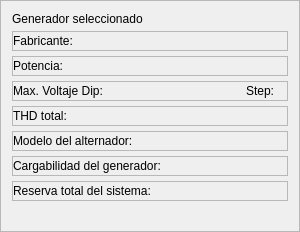
                                    <widget class="QFrame" name="frame_47">
                                     <property name="minimumSize">
                                      <size>
                                       <width>200</width>
                                       <height>0</height>
                                      </size>
                                     </property>
                                     <property name="maximumSize">
                                      <size>
                                       <width>300</width>
                                       <height>16777215</height>
                                      </size>
                                     </property>
                                     <property name="frameShape">
                                      <enum>QFrame::StyledPanel</enum>
                                     </property>
                                     <property name="frameShadow">
                                      <enum>QFrame::Raised</enum>
                                     </property>
                                     <layout class="QVBoxLayout" name="verticalLayout_63">
                                      <property name="spacing">
                                       <number>5</number>
                                      </property>
                                      <item>
                                       <widget class="QLabel" name="generador_seleccionado_dim_label">
                                        <property name="text">
                                         <string>Generador seleccionado</string>
                                        </property>
                                       </widget>
                                      </item>
                                      <item>
                                       <widget class="QFrame" name="frame_49">
                                        <property name="minimumSize">
                                         <size>
                                          <width>0</width>
                                          <height>20</height>
                                         </size>
                                        </property>
                                        <property name="maximumSize">
                                         <size>
                                          <width>16777215</width>
                                          <height>16777215</height>
                                         </size>
                                        </property>
                                        <property name="frameShape">
                                         <enum>QFrame::StyledPanel</enum>
                                        </property>
                                        <property name="frameShadow">
                                         <enum>QFrame::Raised</enum>
                                        </property>
                                        <layout class="QHBoxLayout" name="horizontalLayout_87">
                                         <property name="leftMargin">
                                          <number>0</number>
                                         </property>
                                         <property name="topMargin">
                                          <number>0</number>
                                         </property>
                                         <property name="rightMargin">
                                          <number>0</number>
                                         </property>
                                         <property name="bottomMargin">
                                          <number>0</number>
                                         </property>
                                         <item>
                                          <widget class="QLabel" name="fabricante_dim_label">
                                           <property name="text">
                                            <string>Fabricante:</string>
                                           </property>
                                          </widget>
                                         </item>
                                         <item>
                                          <widget class="QLabel" name="fabricante_dim">
                                           <property name="text">
                                            <string/>
                                           </property>
                                          </widget>
                                         </item>
                                         <item>
                                          <spacer name="horizontalSpacer_72">
                                           <property name="orientation">
                                            <enum>Qt::Horizontal</enum>
                                           </property>
                                           <property name="sizeHint" stdset="0">
                                            <size>
                                             <width>202</width>
                                             <height>17</height>
                                            </size>
                                           </property>
                                          </spacer>
                                         </item>
                                        </layout>
                                       </widget>
                                      </item>
                                      <item>
                                       <widget class="QFrame" name="frame_50">
                                        <property name="minimumSize">
                                         <size>
                                          <width>0</width>
                                          <height>20</height>
                                         </size>
                                        </property>
                                        <property name="frameShape">
                                         <enum>QFrame::StyledPanel</enum>
                                        </property>
                                        <property name="frameShadow">
                                         <enum>QFrame::Raised</enum>
                                        </property>
                                        <layout class="QHBoxLayout" name="horizontalLayout_88">
                                         <property name="leftMargin">
                                          <number>0</number>
                                         </property>
                                         <property name="topMargin">
                                          <number>0</number>
                                         </property>
                                         <property name="rightMargin">
                                          <number>0</number>
                                         </property>
                                         <property name="bottomMargin">
                                          <number>0</number>
                                         </property>
                                         <item>
                                          <widget class="QLabel" name="potencia_dim_label">
                                           <property name="text">
                                            <string>Potencia:</string>
                                           </property>
                                          </widget>
                                         </item>
                                         <item>
                                          <widget class="QLabel" name="potencia_dim">
                                           <property name="text">
                                            <string/>
                                           </property>
                                          </widget>
                                         </item>
                                         <item>
                                          <spacer name="horizontalSpacer_73">
                                           <property name="orientation">
                                            <enum>Qt::Horizontal</enum>
                                           </property>
                                           <property name="sizeHint" stdset="0">
                                            <size>
                                             <width>214</width>
                                             <height>17</height>
                                            </size>
                                           </property>
                                          </spacer>
                                         </item>
                                        </layout>
                                       </widget>
                                      </item>
                                      <item>
                                       <widget class="QFrame" name="frame_51">
                                        <property name="minimumSize">
                                         <size>
                                          <width>0</width>
                                          <height>20</height>
                                         </size>
                                        </property>
                                        <property name="frameShape">
                                         <enum>QFrame::StyledPanel</enum>
                                        </property>
                                        <property name="frameShadow">
                                         <enum>QFrame::Raised</enum>
                                        </property>
                                        <layout class="QHBoxLayout" name="horizontalLayout_89">
                                         <property name="leftMargin">
                                          <number>0</number>
                                         </property>
                                         <property name="topMargin">
                                          <number>0</number>
                                         </property>
                                         <property name="rightMargin">
                                          <number>0</number>
                                         </property>
                                         <property name="bottomMargin">
                                          <number>0</number>
                                         </property>
                                         <item>
                                          <widget class="QLabel" name="voltaje_dip_dim_label">
                                           <property name="text">
                                            <string>Max. Voltaje Dip:</string>
                                           </property>
                                          </widget>
                                         </item>
                                         <item>
                                          <widget class="QLabel" name="voltaje_dip_dim">
                                           <property name="text">
                                            <string/>
                                           </property>
                                          </widget>
                                         </item>
                                         <item>
                                          <spacer name="horizontalSpacer_74">
                                           <property name="orientation">
                                            <enum>Qt::Horizontal</enum>
                                           </property>
                                           <property name="sizeHint" stdset="0">
                                            <size>
                                             <width>126</width>
                                             <height>17</height>
                                            </size>
                                           </property>
                                          </spacer>
                                         </item>
                                         <item>
                                          <widget class="QLabel" name="step_vd_dim_label">
                                           <property name="text">
                                            <string>Step:</string>
                                           </property>
                                          </widget>
                                         </item>
                                         <item>
                                          <widget class="QLabel" name="step_vd_dim">
                                           <property name="text">
                                            <string/>
                                           </property>
                                          </widget>
                                         </item>
                                        </layout>
                                       </widget>
                                      </item>
                                      <item>
                                       <widget class="QFrame" name="frame_52">
                                        <property name="minimumSize">
                                         <size>
                                          <width>0</width>
                                          <height>20</height>
                                         </size>
                                        </property>
                                        <property name="frameShape">
                                         <enum>QFrame::StyledPanel</enum>
                                        </property>
                                        <property name="frameShadow">
                                         <enum>QFrame::Raised</enum>
                                        </property>
                                        <layout class="QHBoxLayout" name="horizontalLayout_90">
                                         <property name="leftMargin">
                                          <number>0</number>
                                         </property>
                                         <property name="topMargin">
                                          <number>0</number>
                                         </property>
                                         <property name="rightMargin">
                                          <number>0</number>
                                         </property>
                                         <property name="bottomMargin">
                                          <number>0</number>
                                         </property>
                                         <item>
                                          <widget class="QLabel" name="tdh_total_dim_label">
                                           <property name="text">
                                            <string>THD total:</string>
                                           </property>
                                          </widget>
                                         </item>
                                         <item>
                                          <widget class="QLabel" name="label_32">
                                           <property name="text">
                                            <string/>
                                           </property>
                                          </widget>
                                         </item>
                                         <item>
                                          <spacer name="horizontalSpacer_75">
                                           <property name="orientation">
                                            <enum>Qt::Horizontal</enum>
                                           </property>
                                           <property name="sizeHint" stdset="0">
                                            <size>
                                             <width>209</width>
                                             <height>17</height>
                                            </size>
                                           </property>
                                          </spacer>
                                         </item>
                                        </layout>
                                       </widget>
                                      </item>
                                      <item>
                                       <widget class="QFrame" name="frame_54">
                                        <property name="minimumSize">
                                         <size>
                                          <width>0</width>
                                          <height>20</height>
                                         </size>
                                        </property>
                                        <property name="frameShape">
                                         <enum>QFrame::StyledPanel</enum>
                                        </property>
                                        <property name="frameShadow">
                                         <enum>QFrame::Raised</enum>
                                        </property>
                                        <layout class="QHBoxLayout" name="horizontalLayout_91">
                                         <property name="leftMargin">
                                          <number>0</number>
                                         </property>
                                         <property name="topMargin">
                                          <number>0</number>
                                         </property>
                                         <property name="rightMargin">
                                          <number>0</number>
                                         </property>
                                         <property name="bottomMargin">
                                          <number>0</number>
                                         </property>
                                         <item>
                                          <widget class="QLabel" name="modelo_dim_label">
                                           <property name="text">
                                            <string>Modelo del alternador:</string>
                                           </property>
                                          </widget>
                                         </item>
                                         <item>
                                          <widget class="QLabel" name="modelo_dim">
                                           <property name="text">
                                            <string/>
                                           </property>
                                          </widget>
                                         </item>
                                         <item>
                                          <spacer name="horizontalSpacer_76">
                                           <property name="orientation">
                                            <enum>Qt::Horizontal</enum>
                                           </property>
                                           <property name="sizeHint" stdset="0">
                                            <size>
                                             <width>137</width>
                                             <height>17</height>
                                            </size>
                                           </property>
                                          </spacer>
                                         </item>
                                        </layout>
                                       </widget>
                                      </item>
                                      <item>
                                       <widget class="QFrame" name="frame_53">
                                        <property name="minimumSize">
                                         <size>
                                          <width>0</width>
                                          <height>20</height>
                                         </size>
                                        </property>
                                        <property name="frameShape">
                                         <enum>QFrame::StyledPanel</enum>
                                        </property>
                                        <property name="frameShadow">
                                         <enum>QFrame::Raised</enum>
                                        </property>
                                        <layout class="QHBoxLayout" name="horizontalLayout_92">
                                         <property name="leftMargin">
                                          <number>0</number>
                                         </property>
                                         <property name="topMargin">
                                          <number>0</number>
                                         </property>
                                         <property name="rightMargin">
                                          <number>0</number>
                                         </property>
                                         <property name="bottomMargin">
                                          <number>0</number>
                                         </property>
                                         <item>
                                          <widget class="QLabel" name="cargabilidad_dim_label">
                                           <property name="text">
                                            <string>Cargabilidad del generador:</string>
                                           </property>
                                          </widget>
                                         </item>
                                         <item>
                                          <widget class="QLabel" name="cargabilidad_dim">
                                           <property name="text">
                                            <string/>
                                           </property>
                                          </widget>
                                         </item>
                                         <item>
                                          <spacer name="horizontalSpacer_77">
                                           <property name="orientation">
                                            <enum>Qt::Horizontal</enum>
                                           </property>
                                           <property name="sizeHint" stdset="0">
                                            <size>
                                             <width>107</width>
                                             <height>17</height>
                                            </size>
                                           </property>
                                          </spacer>
                                         </item>
                                        </layout>
                                       </widget>
                                      </item>
                                      <item>
                                       <widget class="QFrame" name="frame_55">
                                        <property name="minimumSize">
                                         <size>
                                          <width>0</width>
                                          <height>20</height>
                                         </size>
                                        </property>
                                        <property name="frameShape">
                                         <enum>QFrame::StyledPanel</enum>
                                        </property>
                                        <property name="frameShadow">
                                         <enum>QFrame::Raised</enum>
                                        </property>
                                        <layout class="QHBoxLayout" name="horizontalLayout_93">
                                         <property name="leftMargin">
                                          <number>0</number>
                                         </property>
                                         <property name="topMargin">
                                          <number>0</number>
                                         </property>
                                         <property name="rightMargin">
                                          <number>0</number>
                                         </property>
                                         <property name="bottomMargin">
                                          <number>0</number>
                                         </property>
                                         <item>
                                          <widget class="QLabel" name="reserva_dim_label_2">
                                           <property name="text">
                                            <string>Reserva total del sistema:</string>
                                           </property>
                                          </widget>
                                         </item>
                                         <item>
                                          <widget class="QLabel" name="reserva_dim_2">
                                           <property name="text">
                                            <string/>
                                           </property>
                                          </widget>
                                         </item>
                                         <item>
                                          <spacer name="horizontalSpacer_78">
                                           <property name="orientation">
                                            <enum>Qt::Horizontal</enum>
                                           </property>
                                           <property name="sizeHint" stdset="0">
                                            <size>
                                             <width>118</width>
                                             <height>17</height>
                                            </size>
                                           </property>
                                          </spacer>
                                         </item>
                                        </layout>
                                       </widget>
                                      </item>
                                      <item>
                                       <spacer name="verticalSpacer_17">
                                        <property name="orientation">
                                         <enum>Qt::Vertical</enum>
                                        </property>
                                        <property name="sizeHint" stdset="0">
                                         <size>
                                          <width>20</width>
                                          <height>19</height>
                                         </size>
                                        </property>
                                       </spacer>
                                      </item>
                                     </layout>
                                    </widget>
